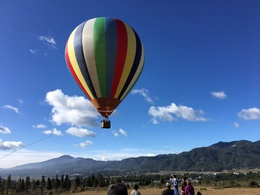
%> input picture Final Project/source.jpg, 260 x 195 px, shrunk from 1280 x 960 before the run
$ octave main.m   (GNU Octave 9; MATLAB toolbox functions it lacks are replaced by stand-ins)
%> lines starting %> are read from the running program, lines starting %| are printed output that depends on the picture; in (x1, y1, x2, y2) boxes, pixels count from 0 and x2, y2 are one past the last pixel; in counts of white or black regions, pixels touching at a corner belong together; the program's own positions count from 1
### Final Project/PIE.m
function im_out = PIE( im_target,im_source,im_mask,m,c )
%%
%初始化


%%判断图片大小是否匹配
if size(im_target,1)~= size(im_source,1) || ...
        size(im_target,1)~= size(im_mask,1) || ...
        size(im_target,2)~= size(im_source,2) || ...
        size(im_target,2)~= size(im_mask,2) || ...
        size(im_target,3)~=size(im_source,3)
    error('Image sizes dont match ');
end


%将source 和target 转化为 double,精确度更高
im_target=double(im_target);
im_source=double(im_source);

%如果图片是彩色的, 设 m=3 若不是, m=1
if c==0 %彩色
    c=3; %PIE 将在三个颜色通道都进行
else %%处理灰度图
    c=1;
    if size(im_source,3)>1
        im_source=rgb2gray(im_source);
    end
    if size(im_target,3)>1
        im_target=rgb2gray(im_target);
    end

end


im_out=im_target;


%求得二阶导数用的拉普拉斯算子
laplacian_mask=[0 1 0; 1 -4 1; 0 1 0];

%所需要求的位置pixels(未来线性系统的大小）
n=size(find(im_mask==1),1);

%建立一个 未知区域到一位lookup table的映射，便于后面的计算
map=zeros(size(im_mask));


counter=0;
for x=1:size(map,1)
    for y=1:size(map,2)
        if im_mask(x,y)==1 %遇到未知pixel
            counter=counter+1;
            map(x,y)=counter;
        end
    end
end


for i=1:c %对于每个颜色通道


    %循环mask ： 初始化系数矩阵，等式右边B向量


    %若是纯PIE, B= (-) laplacian of im_source,

    %混合梯度PIE, B= (-) max(laplacian of im_source, laplacian of im_target)


    %每行最多5个系数不为0的像素点。
    coeff_num=5;

    %利用稀疏矩阵 （save momory)
    A=spalloc(n,n,n*coeff_num);

    %B向量(AX=B)
    B=zeros(n,1);

    if m==1  % mixing gradients

        %求一阶导用的mask
        grad_mask_x=[-1 1];
        grad_mask_y=[-1;1];

        %求 target 一阶导数
        g_x_target=conv2(im_target(:,:,i),grad_mask_x, 'same');
        g_y_target=conv2(im_target(:,:,i),grad_mask_y, 'same');
        g_mag_target=sqrt(g_x_target.^2+g_y_target.^2);

        %求 source 一阶导数
        g_x_source=conv2(im_source(:,:,i),grad_mask_x, 'same');
        g_y_source=conv2(im_source(:,:,i),grad_mask_y, 'same');
        g_mag_source=sqrt(g_x_source.^2+g_y_source.^2);

        %转化为 1-D
        g_mag_target=g_mag_target(:);
        g_mag_source=g_mag_source(:);

        %将最终结果初始化（1-D)
        g_x_final=g_x_source(:);
        g_y_final=g_y_source(:);

        %B= (-) max(laplacian of im_source, laplacian of im_target)
        g_x_final(abs(g_mag_target)>abs(g_mag_source))=...
            g_x_target(g_mag_target>g_mag_source);
        g_y_final(abs(g_mag_target)>abs(g_mag_source))=...
            g_y_target(g_mag_target>g_mag_source);

        %映射到 2-D
        g_x_final=reshape(g_x_final,size(im_source,1),size(im_source,2));
        g_y_final=reshape(g_y_final,size(im_source,1),size(im_source,2));

        %计算散度（二阶导）
        %get the final laplacian of the combination between the source and
        %target images lap=second deriv of x + second deriv of y
        lap=conv2(g_x_final,grad_mask_x, 'same');
        lap=lap+conv2(g_y_final,grad_mask_y, 'same');

    else
        %纯PIE ,直接计算source 的梯度
        lap=conv2(im_source(:,:,i),laplacian_mask, 'same');
    end

    %构造系数矩阵
    counter=0;
    for x=1:size(map,1)
        for y=1:size(map,2)
            if im_mask(x,y)==1
                counter=counter+1;
                A(counter,counter)=4;
                %检验是否为边界
                if im_mask(x-1,y)==0
                    B(counter)=im_target(x-1,y,i);
                else
                    A(counter,map(x-1,y))=-1;
                end
                if im_mask(x+1,y)==0
                    B(counter)=B(counter)+im_target(x+1,y,i);
                else
                    A(counter,map(x+1,y))=-1;
                end
                if im_mask(x,y-1)==0
                    B(counter)=B(counter)+im_target(x,y-1,i);
                else
                    A(counter,map(x,y-1))=-1;
                end
                if im_mask(x,y+1)==0
                    B(counter)=B(counter)+im_target(x,y+1,i);
                else
                    A(counter,map(x,y+1))=-1;
                end

                %更新B向量

                B(counter)=B(counter)-lap(x,y);

            end
        end
    end

    %解线性方程组
    X=A\B;


    %	利用解集x代替目标图


    for counter=1:length(X)
        [index_x,index_y]=find(map==counter);
        im_out(index_x,index_y,i)=X(counter);

    end


    %始放内存
    clear A B X lap_source lap_target g_mag_source g_mag_target
end

im_out=uint8(im_out);

end

### Final Project/main.m
%
% T3 Demo code
%

tic;
source='source.jpg';
target='target.jpg';

mask ='mask.jpg';
result='result_normal_cloning_boilled.jpg';

I1 = imread(source);            % SOURCE IMAGE
%> I1 is the input picture: size 195x260x3 uint8; mean R, G, B 80.1, 106.4, 151.8
I2 = imread(target);        % DESTINATION IMAGE
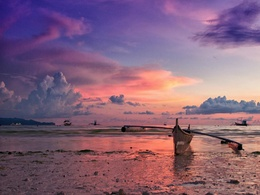
%> input picture Final Project/target.jpg, 260 x 195 px, shrunk from 1280 x 960 before the run
%> I2 is the input picture: size 195x260x3 uint8; mean R, G, B 133.3, 97.7, 121.1
Mask =logical(imread(mask));
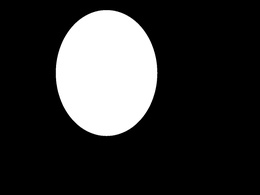
%> input picture Final Project/mask.jpg, 260 x 195 px, shrunk from 1280 x 960 before the run
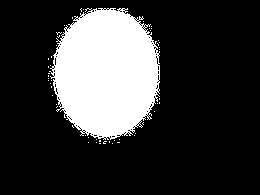
%> Mask: size 195x260 logical; 21.9% white; 53 white regions (52 under 20 px), largest, box (x1, y1, x2, y2) and area: (49, 8, 160, 140) 11000

%PIE_Gui(I1,I2,result,0,0);

newI = PIE( I2,I1,Mask,1,0);
%> in PIE, `n=size(find(im_mask==1),1);`: n = 11093
%> after the loop in PIE, `for x=1:size(map,1)`:
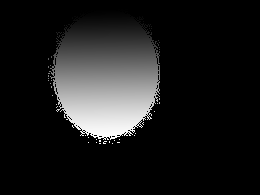
%> map: size 195x260 double; min 0, max 11093, mean 1213.7; drawn with min black and max white
%> after the loop in PIE, `for i=1:c`:
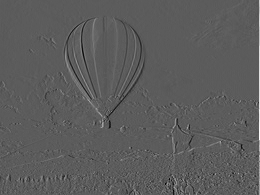
%> g_x_final: size 195x260 double; min -138, max 244, mean 0.6; drawn with min black and max white
%> after the loop in PIE, `for i=1:c`:
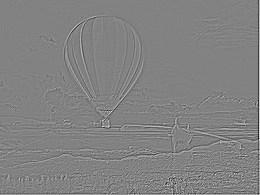
%> lap: size 195x260 double; min -351, max 336, mean 0; drawn with min black and max white
%> after the loop in PIE, `for i=1:c`: grad_mask_x = [-1 1]; grad_mask_y = [-1; 1]
%> in PIE, `im_out=uint8(im_out);`:
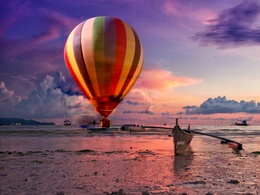
%> im_out: size 195x260x3 uint8; mean R, G, B 133.1, 93, 109.5

imwrite(newI,"new_image_mixed.jpg");
toc;
